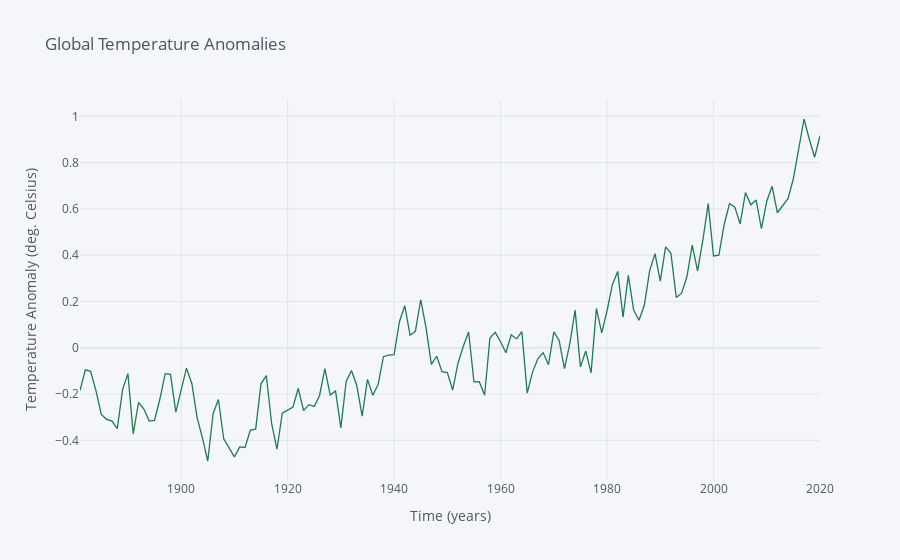

The notebook cell this image was saved under:
### Code cell
t.resample('A').mean().iplot(kind='line', xTitle='Time (years)', color='#1C7C54',
                  yTitle='Temperature Anomaly (deg. Celsius)', title='Global Temperature Anomalies')

### Figure 1 — Plotly figure (JSON) as saved in the notebook; plotly's stock layout.template omitted (floating-point values rounded to 4 significant figures; data arrays with more than 128 entries replaced by an {"elided": "..."} marker saying what was removed)
{"data": [{"line": {"color": "rgba(28, 124, 84, 1.0)", "dash": "solid", "shape": "linear", "width": 1.3}, "mode": "lines", "name": "Avg_Anomaly_deg_C", "text": "", "type": "scatter", "x": {"elided": "140 str values"}, "y": {"elided": "140 float values"}}], "layout": {"legend": {"bgcolor": "#F5F6F9", "font": {"color": "#4D5663"}}, "paper_bgcolor": "#F5F6F9", "plot_bgcolor": "#F5F6F9", "title": {"font": {"color": "#4D5663"}, "text": "Global Temperature Anomalies"}, "xaxis": {"gridcolor": "#E1E5ED", "showgrid": true, "tickfont": {"color": "#4D5663"}, "title": {"font": {"color": "#4D5663"}, "text": "Time (years)"}, "zerolinecolor": "#E1E5ED"}, "yaxis": {"gridcolor": "#E1E5ED", "showgrid": true, "tickfont": {"color": "#4D5663"}, "title": {"font": {"color": "#4D5663"}, "text": "Temperature Anomaly (deg. Celsius)"}, "zerolinecolor": "#E1E5ED"}}}
